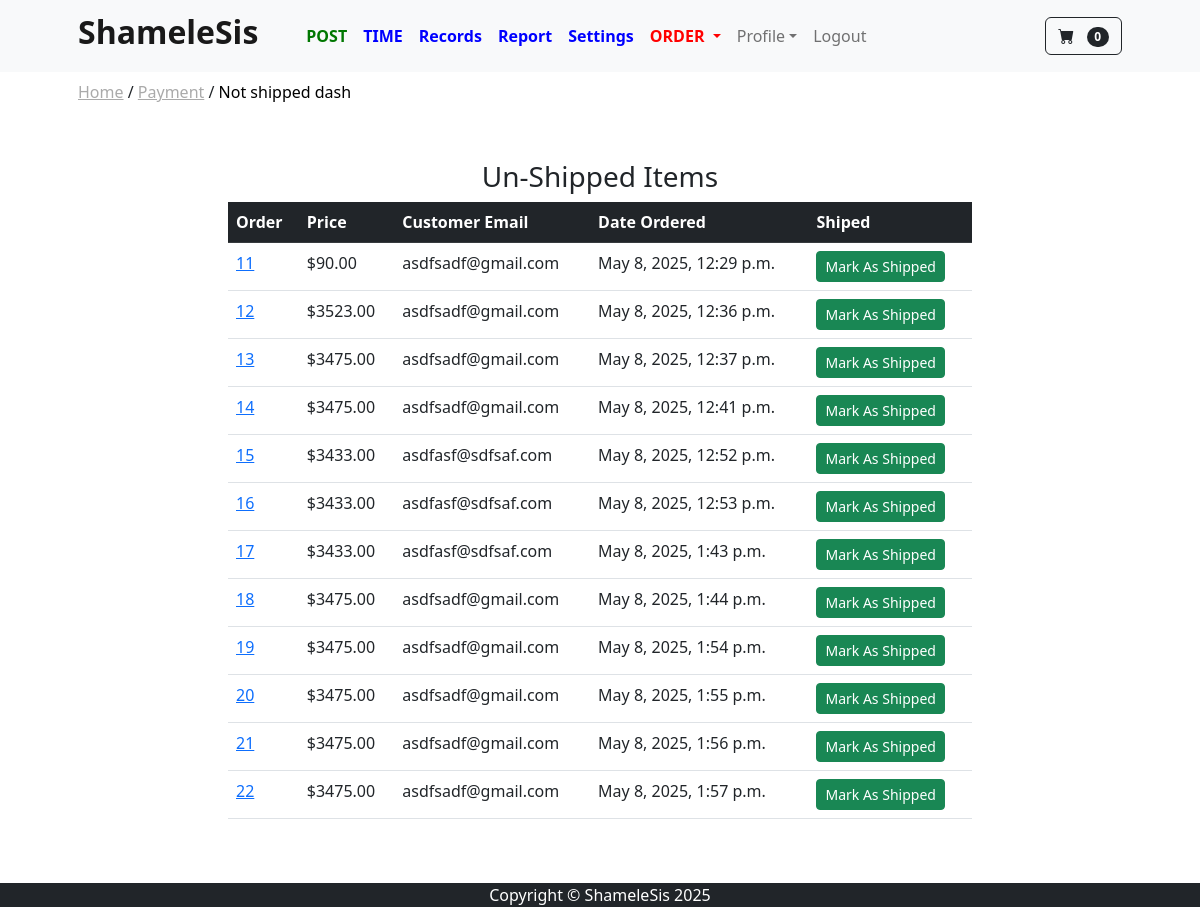
/payment/not_shipped_dash (signed in), run on an earlier commit of the app's database.
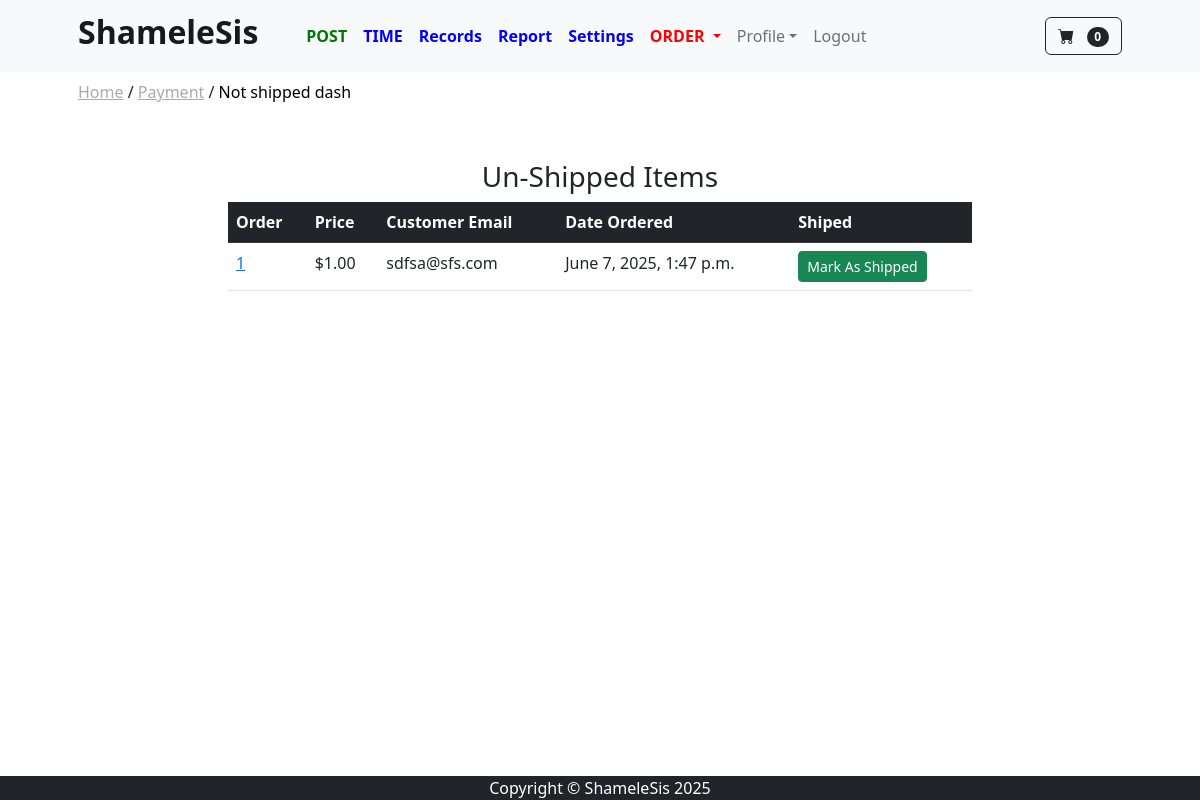
And on a later commit of the database.
### payment/models.py (models this page shows, shortened)
class Order(models.Model):
    user = models.ForeignKey(User, on_delete=models.CASCADE, null=True, blank=True)
    full_name = models.CharField(max_length=255)
    email = models.EmailField(max_length=255)
    shipping_address = models.TextField(max_length=15000)
    amount_paid = models.DecimalField(max_digits=7, decimal_places=2)
    date_ordered = models.DateTimeField(auto_now_add=True)
    shipped = models.BooleanField(default=False)
    date_shipped = models.DateTimeField(blank=True, null=True)
    invoice = models.CharField(max_length=250, null=True, blank=True)
    paid = models.BooleanField(default=False)

### payment/views.py (the view, shortened to what this page needs)
# urls.py: path('not_shipped_dash', views.not_shipped_dash, name='not_shipped_dash'),
def not_shipped_dash(request):
    if request.user.is_authenticated and request.user.is_superuser:
        orders = Order.objects.filter(shipped=False)
        return render(request, "payment/not_shipped_dash.html", {'orders':orders})
    else:
        messages.success(request, ('Access Denied'))
        return redirect('home')

### cart/cart.py (called while the page is built)
    def __len__(self):
        return len(self.cart)

### cart/context_processors.py (called while the page is built)
def cart(request):
    return {'cart': Cart(request)}

### store/context_processors.py (called while the page is built)
def base_breadcrumbs(request):
    path = request.path
    parts = path.strip('/').split('/')
    breadcrumbs = []
    url = ''
    for part in parts:
        url += f'/{part}'
        breadcrumbs.append({'name': part.replace('_', ' ').capitalize(), 'url': url})
    return {'breadcrumbs': breadcrumbs}

### store/templatetags/breadcrumbs.py (called while the page is built)
@register.inclusion_tag('breadcrumbs.html')
def show_breadcrumbs(breadcrumbs):
    return {'breadcrumbs': breadcrumbs}

### payment/templates/payment/not_shipped_dash.html (shortened to what this page needs)
{% extends 'base.html' %}
{% block content %}
<div class="container">
  <div class="row">
    <center>
      <div class="col-8">
        <br/><br/>
        <h3>Un-Shipped Items</h3>
        <table class="table vtable-striped table-hover table-border">
          <thead class="table-dark">
            <tr>
              <th scope="col">Order</th>
              <th scope="col">Price</th>
              <th scope="col">Customer Email</th>
              <th scope="col">Date Ordered</th>
              <th scope="col">Shiped</th>
            </tr>
          </thead>
          <tbody>
          {% for item in orders %}
          <tr>
            <td><a href="{% url 'orders' item.id %}">{{ item.id }}</a></td>
            <td>${{ item.amount_paid }}</td>
            <td>{{ item.email }}</td>
            <td>{{ item.date_ordered }}</td>
            <td>
              <form method="POST">
                <button type="submit" class="btn btn-sm btn-success">Mark As Shipped</button>
              </form>
            </td>
          </tr>
          {% endfor %}
          </tbody>
        </table>
        <br/><br/>
      </div>
    </center>
  </div>
</div>
{% endblock %}

What changed in the data, as far as the page shows it:
removed Order: id "11", amount_paid "90.00", email "asdfsadf@gmail.com", date_ordered "May 8, 2025, 12:29 p.m."
removed Order: id "12", amount_paid "3523.00", email "asdfsadf@gmail.com", date_ordered "May 8, 2025, 12:36 p.m."
removed Order: id "13", amount_paid "3475.00", email "asdfsadf@gmail.com", date_ordered "May 8, 2025, 12:37 p.m."
removed Order: id "14", amount_paid "3475.00", email "asdfsadf@gmail.com", date_ordered "May 8, 2025, 12:41 p.m."
removed Order: id "15", amount_paid "3433.00", email "asdfasf@sdfsaf.com", date_ordered "May 8, 2025, 12:52 p.m."
removed Order: id "16", amount_paid "3433.00", email "asdfasf@sdfsaf.com", date_ordered "May 8, 2025, 12:53 p.m."
removed Order: id "17", amount_paid "3433.00", email "asdfasf@sdfsaf.com", date_ordered "May 8, 2025, 1:43 p.m."
removed Order: id "18", amount_paid "3475.00", email "asdfsadf@gmail.com", date_ordered "May 8, 2025, 1:44 p.m."
removed Order: id "19", amount_paid "3475.00", email "asdfsadf@gmail.com", date_ordered "May 8, 2025, 1:54 p.m."
removed Order: id "20", amount_paid "3475.00", email "asdfsadf@gmail.com", date_ordered "May 8, 2025, 1:55 p.m."
removed Order: id "21", amount_paid "3475.00", email "asdfsadf@gmail.com", date_ordered "May 8, 2025, 1:56 p.m."
removed Order: id "22", amount_paid "3475.00", email "asdfsadf@gmail.com", date_ordered "May 8, 2025, 1:57 p.m."
added Order: id "1", amount_paid "1.00", email "sdfsa@sfs.com", date_ordered "June 7, 2025, 1:47 p.m."
